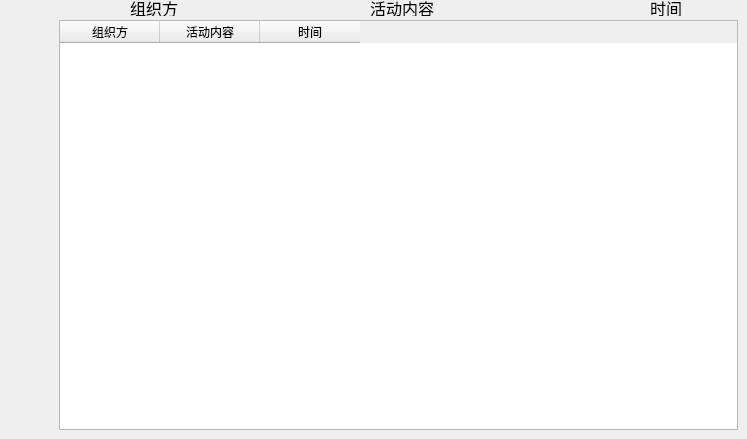
       <widget class="QWidget" name="remindshow">
        <widget class="QTableWidget" name="RemindTable">
         <property name="geometry">
          <rect>
           <x>59</x>
           <y>20</y>
           <width>679</width>
           <height>410</height>
          </rect>
         </property>
         <column>
          <property name="text">
           <string>组织方</string>
          </property>
         </column>
         <column>
          <property name="text">
           <string>活动内容</string>
          </property>
         </column>
         <column>
          <property name="text">
           <string>时间</string>
          </property>
         </column>
        </widget>
        <widget class="QLabel" name="label_25">
         <property name="geometry">
          <rect>
           <x>650</x>
           <y>0</y>
           <width>41</width>
           <height>16</height>
          </rect>
         </property>
         <property name="font">
          <font>
           <family>华文琥珀</family>
           <pointsize>12</pointsize>
          </font>
         </property>
         <property name="text">
          <string>时间</string>
         </property>
        </widget>
        <widget class="QLabel" name="label_23">
         <property name="geometry">
          <rect>
           <x>130</x>
           <y>0</y>
           <width>51</width>
           <height>16</height>
          </rect>
         </property>
         <property name="font">
          <font>
           <family>华文琥珀</family>
           <pointsize>12</pointsize>
          </font>
         </property>
         <property name="text">
          <string>组织方</string>
         </property>
        </widget>
        <widget class="QLabel" name="label_24">
         <property name="geometry">
          <rect>
           <x>370</x>
           <y>0</y>
           <width>71</width>
           <height>16</height>
          </rect>
         </property>
         <property name="font">
          <font>
           <family>华文琥珀</family>
           <pointsize>12</pointsize>
          </font>
         </property>
         <property name="text">
          <string>活动内容</string>
         </property>
        </widget>
       </widget>
